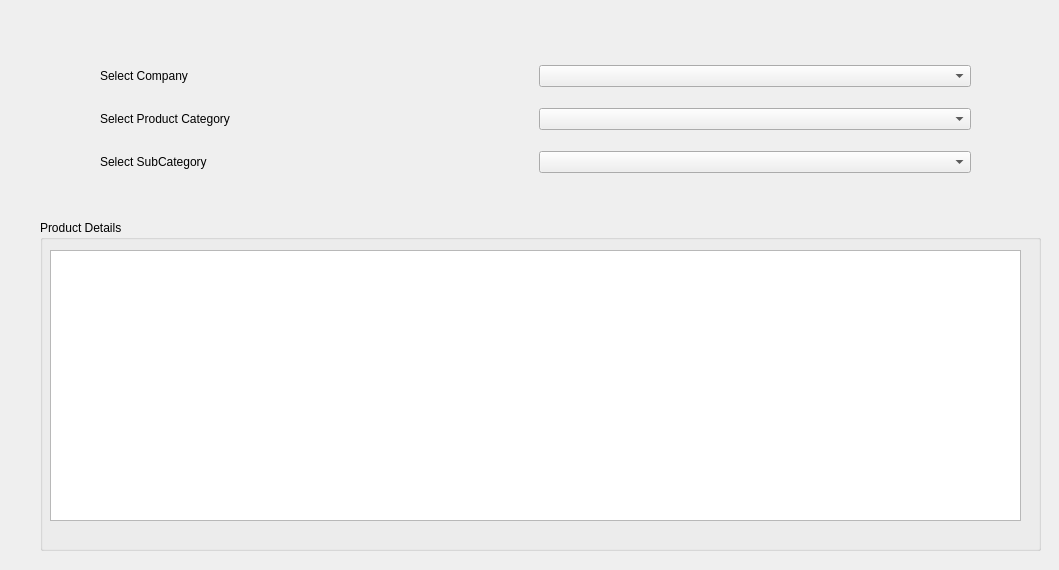
<?xml version="1.0" encoding="UTF-8"?>
<ui version="4.0">
 <class>ListAllProductsDlg</class>
 <widget class="QDialog" name="ListAllProductsDlg">
  <property name="geometry">
   <rect>
    <x>0</x>
    <y>0</y>
    <width>1059</width>
    <height>570</height>
   </rect>
  </property>
  <property name="windowTitle">
   <string>List All Products Form</string>
  </property>
  <widget class="QGroupBox" name="groupBox">
   <property name="geometry">
    <rect>
     <x>40</x>
     <y>220</y>
     <width>1001</width>
     <height>331</height>
    </rect>
   </property>
   <property name="title">
    <string>Product Details</string>
   </property>
   <widget class="QListWidget" name="listWidget">
    <property name="geometry">
     <rect>
      <x>10</x>
      <y>30</y>
      <width>971</width>
      <height>271</height>
     </rect>
    </property>
   </widget>
  </widget>
  <widget class="QWidget" name="layoutWidget">
   <property name="geometry">
    <rect>
     <x>100</x>
     <y>50</y>
     <width>871</width>
     <height>141</height>
    </rect>
   </property>
   <layout class="QGridLayout" name="gridLayout">
    <item row="0" column="0">
     <widget class="QLabel" name="label">
      <property name="text">
       <string>Select Company</string>
      </property>
     </widget>
    </item>
    <item row="0" column="1">
     <widget class="QComboBox" name="comboBoxCo"/>
    </item>
    <item row="1" column="0">
     <widget class="QLabel" name="label_2">
      <property name="text">
       <string>Select Product Category</string>
      </property>
     </widget>
    </item>
    <item row="1" column="1">
     <widget class="QComboBox" name="comboBoxProCat">
      <property name="editable">
       <bool>false</bool>
      </property>
      <property name="currentIndex">
       <number>-1</number>
      </property>
     </widget>
    </item>
    <item row="2" column="0">
     <widget class="QLabel" name="label_3">
      <property name="text">
       <string>Select SubCategory</string>
      </property>
     </widget>
    </item>
    <item row="2" column="1">
     <widget class="QComboBox" name="comboBox_SubCategory"/>
    </item>
   </layout>
  </widget>
 </widget>
 <resources/>
 <connections/>
</ui>
